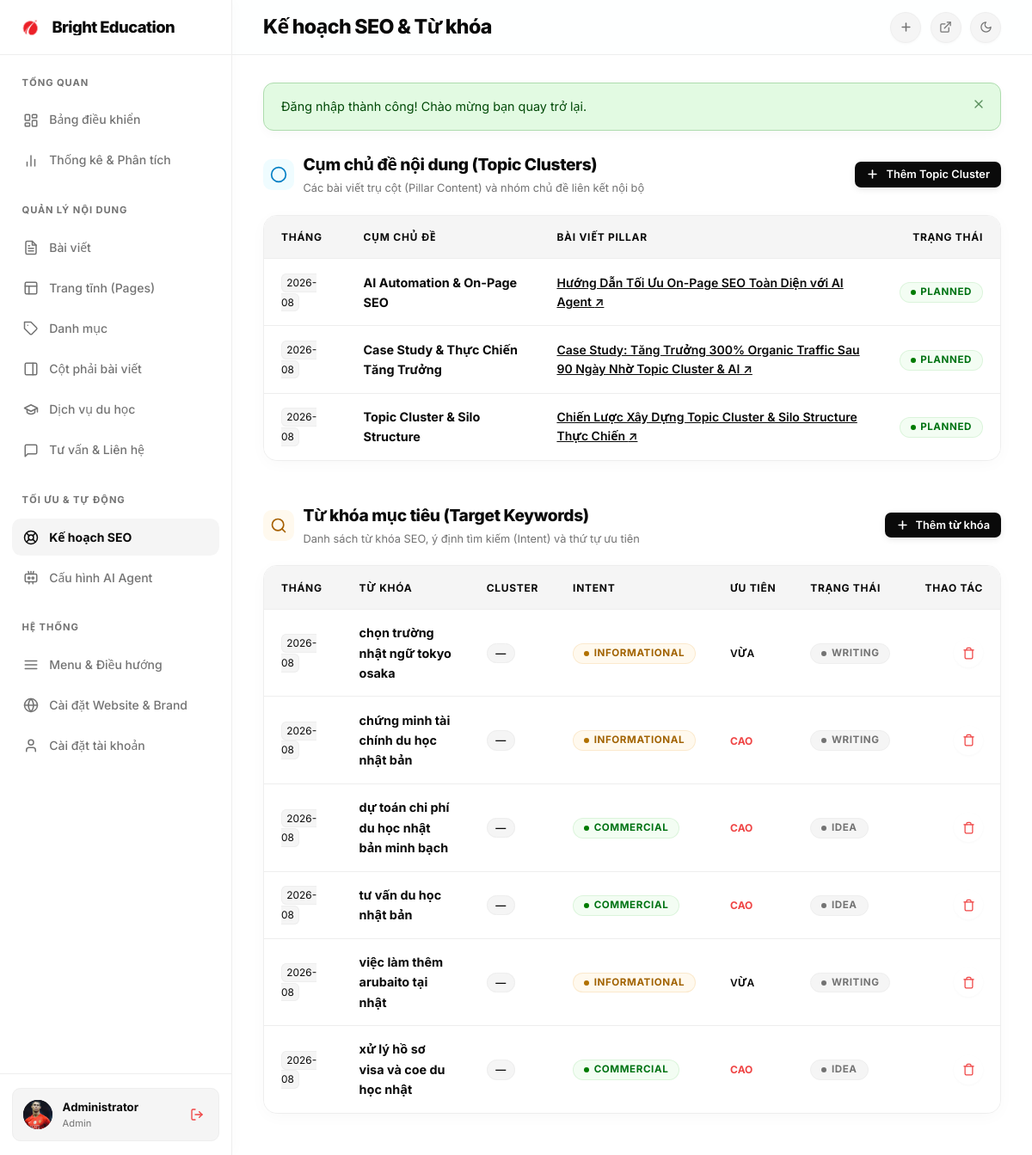
Screenshot of /admin/seo (signed in) with the database file from the repository.
### tables this page shows
CREATE TABLE users (
    id INTEGER PRIMARY KEY AUTOINCREMENT,
    username TEXT NOT NULL UNIQUE,
    email TEXT NOT NULL UNIQUE,
    password TEXT NOT NULL,
    full_name TEXT NOT NULL,
    role TEXT NOT NULL DEFAULT 'subscriber' CHECK(role IN ('admin','editor','subscriber')),
    status TEXT NOT NULL DEFAULT 'active' CHECK(status IN ('active','inactive')),
    created_at TEXT NOT NULL DEFAULT (datetime('now','localtime')),
    updated_at TEXT NOT NULL DEFAULT (datetime('now','localtime'))
, avatar TEXT);

CREATE TABLE seo_topic_clusters (
    id INTEGER PRIMARY KEY AUTOINCREMENT,
    planning_month TEXT NOT NULL,
    name TEXT NOT NULL,
    pillar_title TEXT NOT NULL,
    pillar_url TEXT,
    description TEXT,
    status TEXT NOT NULL DEFAULT 'planned' CHECK(status IN ('planned','in_progress','published')),
    created_at TEXT NOT NULL DEFAULT (datetime('now','localtime')),
    updated_at TEXT NOT NULL DEFAULT (datetime('now','localtime')),
    UNIQUE(planning_month, name)
);

CREATE TABLE seo_keyword_map (
    id INTEGER PRIMARY KEY AUTOINCREMENT,
    planning_month TEXT NOT NULL,
    keyword TEXT NOT NULL,
    intent TEXT NOT NULL CHECK(intent IN ('informational','navigational','commercial','transactional')),
    target_url TEXT,
    cluster_id INTEGER,
    content_role TEXT NOT NULL DEFAULT 'satellite' CHECK(content_role IN ('pillar','satellite','standalone')),
    priority TEXT NOT NULL DEFAULT 'medium' CHECK(priority IN ('high','medium','low')),
    status TEXT NOT NULL DEFAULT 'idea' CHECK(status IN ('idea','brief','writing','published')),
    notes TEXT,
    created_at TEXT NOT NULL DEFAULT (datetime('now','localtime')),
    updated_at TEXT NOT NULL DEFAULT (datetime('now','localtime')),
    FOREIGN KEY (cluster_id) REFERENCES seo_topic_clusters(id) ON DELETE SET NULL,
    UNIQUE(planning_month, keyword)
);

### views/admin/seo_partials/target_keywords.php (the view, shortened to what the rows shown need)
<div>
    <div style="display: flex; align-items: center; justify-content: space-between; margin-bottom: 1.25rem; flex-wrap: wrap; gap: 1rem;">
        <div style="display: flex; align-items: center; gap: 0.65rem;">
            <div>
                <h2 style="font-weight: 800; font-size: 1.2rem; letter-spacing: -0.02em; margin: 0;">
                    Từ khóa mục tiêu (Target Keywords)
                </h2>
            </div>
        </div>
    </div>
    <div class="card" style="margin-bottom: 0; padding: 0; overflow: hidden;">
        <div class="admin-table-container" style="border: none; border-radius: 0; box-shadow: none;">
            <table class="admin-table">
                <thead>
                    <tr>
                        <th>Tháng</th>
                        <th>Từ khóa</th>
                        <th>Cluster</th>
                        <th>Intent</th>
                        <th>Ưu tiên</th>
                        <th>Trạng thái</th>
                        <th style="text-align: right;">Thao tác</th>
                    </tr>
                </thead>
                <tbody>
                    <?php if (empty($keywords)): ?>
                        <tr>
                            <td colspan="7">
                                <div class="empty-state-box" style="padding: 3rem 1.5rem;">
                                    <div class="empty-state-title" style="font-size: 0.95rem;">Chưa có từ khóa nào</div>
                                    <div class="empty-state-desc" style="font-size: 0.8rem; margin-bottom: 1rem;">Thêm từ khóa mục tiêu để theo dõi và cung cấp gợi ý cho AI Agent.</div>
                                    <button type="button" class="btn btn-sm" onclick="toggleKeywordForm()">Thêm từ khóa đầu tiên</button>
                                </div>
                            </td>
                        </tr>
                    <?php else: ?>
                        <?php foreach ($keywords as $kw): ?>
                            <?php
                            $intentBadges = [
                                'informational' => 'badge-pending',
                                'commercial' => 'badge-published',
                                'transactional' => 'badge-ai'
                            ];
                            $iBadge = $intentBadges[$kw['intent']] ?? 'badge-draft';
                            ?>
                            <tr>
                                <td><code><?php echo htmlspecialchars($kw['planning_month']); ?></code></td>
                                <td><strong style="color: var(--foreground); font-size: 0.9rem;"><?php echo htmlspecialchars($kw['keyword']); ?></strong></td>
                                <td>
                                    <span class="badge-pill-tag" style="font-size: 0.75rem;">
                                        <?php echo htmlspecialchars($kw['cluster_name'] ?? '—'); ?>
                                    </span>
                                </td>
                                <td>
                                    <span class="badge <?php echo $iBadge; ?>">
                                        <?php echo htmlspecialchars($kw['intent']); ?>
                                    </span>
                                </td>
                                <td>
                                    <?php if ($kw['priority'] === 'high'): ?>
                                        <span style="font-weight: 700; font-size: 0.75rem; color: var(--destructive); text-transform: uppercase;">Cao</span>
                                    <?php elseif ($kw['priority'] === 'medium'): ?>
                                        <span style="font-weight: 600; font-size: 0.75rem; color: var(--foreground); text-transform: uppercase;">Vừa</span>
                                    <?php else: ?>
                                        <span style="font-weight: 500; font-size: 0.75rem; color: var(--muted-foreground); text-transform: uppercase;">Thấp</span>
                                    <?php endif; ?>
                                </td>
                                <td><span class="badge badge-draft"><?php echo htmlspecialchars($kw['status']); ?></span></td>
                                <td style="text-align: right;">
                                    <form method="POST" action="/admin/seo/keyword/delete/<?php echo $kw['id']; ?>" style="display: inline;" onsubmit="return confirm('Xóa từ khóa này?')">
                                        <button type="submit" class="table-action-btn destructive" title="Xóa từ khóa" style="background: none; border: none; cursor: pointer; padding: 0; display: inline-flex; align-items: center; justify-content: center;">
                                            <svg width="14" height="14" viewBox="0 0 24 24" fill="none" stroke="currentColor" stroke-width="2" stroke-linecap="round" stroke-linejoin="round">
                                                <polyline points="3 6 5 6 21 6"/>
                                                <path d="M19 6v14a2 2 0 0 1-2 2H7a2 2 0 0 1-2-2V6m3 0V4a2 2 0 0 1 2-2h4a2 2 0 0 1 2 2v2"/>
                                            </svg>
                                        </button>
                                    </form>
                                </td>
                            </tr>
                        <?php endforeach; ?>
                    <?php endif; ?>
                </tbody>
            </table>
        </div>
    </div>
</div>

### views/layouts/admin_header.php (shortened to what the rows shown need)
<?php
$userName = $_SESSION['user_name'] ?? 'Admin';
$userRole = $_SESSION['user_role'] ?? 'editor';
$userInitial = strtoupper(mb_substr($userName, 0, 1, 'UTF-8'));
$userAvatar = $_SESSION['user_avatar'] ?? null;
if ($userAvatar === null && !empty($_SESSION['user_id'])) {
    $u = \Models\User::findById($_SESSION['user_id']);
    $userAvatar = $u['avatar'] ?? '';
}
?>
<!DOCTYPE html>
<html lang="vi">
<head>
    <link rel="stylesheet" href="/assets/css/style.css?v=<?php echo file_exists(APP_ROOT . '/public/assets/css/style.css') ? filemtime(APP_ROOT . '/public/assets/css/style.css') : '1.0'; ?>">
    <link rel="stylesheet" href="/assets/css/admin.css?v=<?php echo file_exists(APP_ROOT . '/public/assets/css/admin.css') ? filemtime(APP_ROOT . '/public/assets/css/admin.css') : '1.0'; ?>">
</head>
<body>
    <div class="admin-layout">
        <aside class="sidebar" id="adminSidebar">
            <div class="sidebar-footer">
                <div class="sidebar-user-card" style="position: relative;">
                    <a href="/admin/profile" style="display: flex; align-items: center; gap: 0.75rem; text-decoration: none; color: inherit; flex-grow: 1; min-width: 0;" title="Quản lý tài khoản">
                        <?php if (!empty($userAvatar)): ?>
                            <img src="<?php echo htmlspecialchars($userAvatar); ?>" alt="Avatar" class="user-avatar-badge" style="object-fit: cover; padding: 0;">
                        <?php else: ?>
                            <div class="user-avatar-badge"><?php echo htmlspecialchars($userInitial); ?></div>
                        <?php endif; ?>
                        <div class="user-meta-info">
                            <span class="user-meta-name"><?php echo htmlspecialchars($userName); ?></span>
                            <span class="user-meta-role"><?php echo htmlspecialchars($userRole); ?></span>
                        </div>
                    </a>
                </div>
            </div>
        </aside>
        <div class="main-wrapper">
            <header class="admin-topbar">
                <div class="topbar-left">
                    <div class="page-title-wrap">
                        <h1 class="page-title"><?php echo htmlspecialchars($page_title ?? 'Bảng điều khiển'); ?></h1>
                    </div>
                </div>
            </header>
            <main class="admin-main-content">

### views/admin/seo_partials/topic_clusters.php (shortened to what the rows shown need)
<div style="margin-bottom: 3rem;">
    <div style="display: flex; align-items: center; justify-content: space-between; margin-bottom: 1.25rem; flex-wrap: wrap; gap: 1rem;">
        <div style="display: flex; align-items: center; gap: 0.65rem;">
            <div>
                <h2 style="font-weight: 800; font-size: 1.2rem; letter-spacing: -0.02em; margin: 0;">
                    Cụm chủ đề nội dung (Topic Clusters)
                </h2>
            </div>
        </div>
    </div>
    <div class="card" style="margin-bottom: 0; padding: 0; overflow: hidden;">
        <div class="admin-table-container" style="border: none; border-radius: 0; box-shadow: none;">
            <table class="admin-table">
                <thead>
                    <tr>
                        <th>Tháng</th>
                        <th>Cụm chủ đề</th>
                        <th>Bài viết Pillar</th>
                        <th style="text-align: right;">Trạng thái</th>
                    </tr>
                </thead>
                <tbody>
                    <?php if (empty($clusters)): ?>
                        <tr>
                            <td colspan="4">
                                <div class="empty-state-box" style="padding: 2.5rem 1rem;">
                                    <div class="empty-state-title" style="font-size: 0.95rem;">Chưa có Topic Cluster nào</div>
                                    <div class="empty-state-desc" style="font-size: 0.8rem; margin-bottom: 1rem;">Lập các cụm chủ đề để liên kết internal links hiệu quả và làm khung kiến trúc bài viết.</div>
                                    <button type="button" class="btn btn-sm" onclick="toggleClusterForm()">Thêm Topic Cluster đầu tiên</button>
                                </div>
                            </td>
                        </tr>
                    <?php else: ?>
                        <?php foreach ($clusters as $clus): ?>
                            <tr>
                                <td><code><?php echo htmlspecialchars($clus['planning_month']); ?></code></td>
                                <td><strong style="color: var(--foreground); font-size: 0.9rem;"><?php echo htmlspecialchars($clus['name']); ?></strong></td>
                                <td>
                                    <?php if ($clus['pillar_url']): ?>
                                        <a href="<?php echo htmlspecialchars($clus['pillar_url']); ?>" style="text-decoration: underline; font-weight: 600; color: var(--foreground);" target="_blank">
                                            <?php echo htmlspecialchars($clus['pillar_title']); ?> ↗
                                        </a>
                                    <?php else: ?>
                                        <span style="color: var(--muted-foreground);"><?php echo htmlspecialchars($clus['pillar_title']); ?></span>
                                    <?php endif; ?>
                                </td>
                                <td style="text-align: right;"><span class="badge badge-published"><?php echo htmlspecialchars($clus['status']); ?></span></td>
                            </tr>
                        <?php endforeach; ?>
                    <?php endif; ?>
                </tbody>
            </table>
        </div>
    </div>
</div>

### rows the page displays
users: avatar (picture)
seo_topic_clusters: planning_month "2026-08", name "AI Automation & On-Page SEO", pillar_title "Hướng Dẫn Tối Ưu On-Page SEO Toàn Diện với AI Agent", status "PLANNED"
seo_topic_clusters: planning_month "2026-08", name "Case Study & Thực Chiến Tăng Trưởng", pillar_title "Case Study: Tăng Trưởng 300% Organic Traffic Sau 90 Ngày Nhờ Topic Cluster & AI", status "PLANNED"
seo_topic_clusters: planning_month "2026-08", name "Topic Cluster & Silo Structure", pillar_title "Chiến Lược Xây Dựng Topic Cluster & Silo Structure Thực Chiến", status "PLANNED"
seo_keyword_map: planning_month "2026-08", keyword "chọn trường nhật ngữ tokyo osaka", cluster_name "—", intent "INFORMATIONAL", priority "VỪA", status "WRITING"
seo_keyword_map: planning_month "2026-08", keyword "chứng minh tài chính du học nhật bản", cluster_name "—", intent "INFORMATIONAL", priority "CAO", status "WRITING"
seo_keyword_map: planning_month "2026-08", keyword "dự toán chi phí du học nhật bản minh bạch", cluster_name "—", intent "COMMERCIAL", priority "CAO", status "IDEA"
seo_keyword_map: planning_month "2026-08", keyword "tư vấn du học nhật bản", cluster_name "—", intent "COMMERCIAL", priority "CAO", status "IDEA"
seo_keyword_map: planning_month "2026-08", keyword "việc làm thêm arubaito tại nhật", cluster_name "—", intent "INFORMATIONAL", priority "VỪA", status "WRITING"
seo_keyword_map: planning_month "2026-08", keyword "xử lý hồ sơ visa và coe du học nhật", cluster_name "—", intent "COMMERCIAL", priority "CAO", status "IDEA"

### other values shown
$siteTitle "Bright Education"
$userName "Administrator"
$userRole "Admin"
$page_title "Kế hoạch SEO & Từ khóa"
$escapedMsg "Đăng nhập thành công! Chào mừng bạn quay trở lại."
